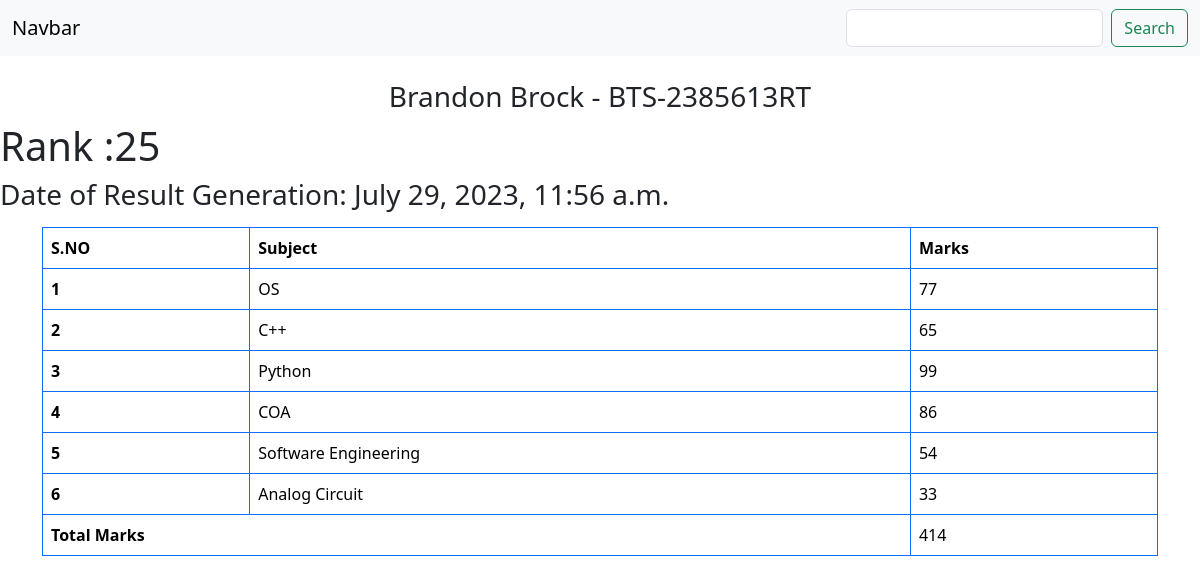
Screenshot of /marks/BTS-2385613RT/ with the database file from the repository.
### home/models.py (models this page shows, shortened)
class Student(models.Model):
    department = models.ForeignKey(Department, related_name="depart", on_delete=models.CASCADE)
    student_id = models.OneToOneField(StudentId, related_name="studentid", on_delete=models.CASCADE)
    student_name = models.CharField(max_length=100)
    student_email = models.EmailField(unique=True)
    student_age = models.IntegerField(default=18)
    student_address = models.TextField()
    class Meta:
        ordering = ['student_name']
        verbose_name = ['student']

class StudentId(models.Model):
    student_id = models.CharField(max_length=100)

class studentCard(models.Model):
    student = models.ForeignKey(Student, related_name='student_rank', on_delete=models.CASCADE)
    rank = models.IntegerField(unique=True)
    date_of_generation = models.DateTimeField(auto_now_add=True)

class SubjectMarks(models.Model):
    student = models.ForeignKey(Student,related_name="studentmarks", on_delete=models.CASCADE)
    subject = models.ForeignKey(Subject, on_delete=models.CASCADE)
    marks = models.IntegerField(default=33)
    class Meta:
        unique_together = ['student', 'subject']

class Subject(models.Model):
    subject_name = models.CharField(max_length=100)
    def __str__(self) -> str:
        return self.subject_name

### home/views.py (the view)
# urls.py: path('marks/<student_id>/',getMarks,name='getMarks'),
def getMarks(request, student_id):
    queryset = SubjectMarks.objects.filter(student__student_id__student_id__icontains=student_id)
    l= student_id
    name = queryset[0].student.student_name
    total_marks = queryset.aggregate(Sum('marks'))
    queryset2 = studentCard.objects.filter(student__student_id__student_id__icontains = student_id)
    queryset2 = queryset2[0]
    context ={
        'queryset' : queryset,
        'queryset2' : queryset2,
        'l' : l,
        'name' : name,
        'total_marks' : total_marks,
    }
    return render(request,'marks.html',context)

### templates/marks.html (shortened to what this page needs)
<!DOCTYPE html>
<html lang="en">
<head>
    <link href="https://cdn.jsdelivr.net/npm/bootstrap@5.3.1/dist/css/bootstrap.min.css" rel="stylesheet">
</head>
<body>
    <nav class="navbar bg-body-tertiary">
        <div class="container-fluid">
          <a class="navbar-brand">Navbar</a>
          <form class="d-flex" role="search">
            <input class="form-control me-2" name="Search" aria-label="Search">
            <button class="btn btn-outline-success" type="submit">Search</button>
          </form>
        </div>
      </nav>
      <h3 class="text-center mt-4">{{name}} - {{l}}</h3>
      <h1>Rank :{{queryset2.rank}}</h1>
      <h3>Date of Result Generation: {{queryset2.date_of_generation}}</h3>
    <div class="container-sm mt-3">
    <table class="table table-bordered border-primary">
        <thead>
          <tr>
            <th scope="col">S.NO</th>
            <th scope="col">Subject</th>
            <th scope="col">Marks</th>
          </tr>
        </thead>
        <tbody>
        {% for query in queryset %}
          <tr>
            <th scope="row">{{forloop.counter}}</th>
            <td>{{query.subject}}</td>
            <td>{{query.marks}}</td>
          </tr>
          {% endfor %}
          <tr>
            <th colspan="2">Total Marks</th>
            <td>{{ total_marks.marks__sum }}</td>
        </tr>
        </tbody>
      </table>
    </div>
</body>
</html>

### rows the page displays
Student: student_name "Brandon Brock"
StudentId: student "BTS-2385613RT"
studentCard: rank "25", date_of_generation "July 29, 2023, 11:56 a.m."
SubjectMarks: subject "OS", marks "77"
SubjectMarks: subject "C++", marks "65"
SubjectMarks: subject "Python", marks "99"
SubjectMarks: subject "COA", marks "86"
SubjectMarks: subject "Software Engineering", marks "54"
SubjectMarks: subject "Analog Circuit", marks "33"

### other values shown
{{ total_marks.marks__sum }} "414"
